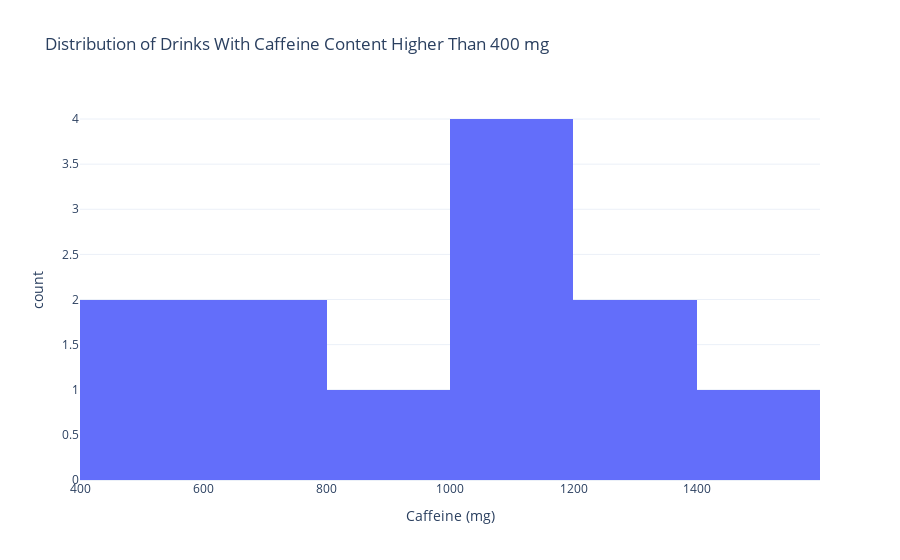

Notebook code cell kept with this figure:
### Markdown cell above
Again we have a long, right-sided tail. This time for Caffeine. Let's zoom in on the tail by looking at any drink with > 400 mg of caffeine.

### Code cell
high_caffeine = caffeine[(caffeine['Caffeine (mg)'] > 400)]

px.histogram(high_caffeine, 
             x = 'Caffeine (mg)', 
             nbins=10, 
             title='Distribution of Drinks With Caffeine Content Higher Than 400 mg', 
             template='plotly_white')

### Figure 1 — Plotly figure (JSON) as saved in the notebook; plotly's stock layout.template omitted (floating-point values rounded to 4 significant figures)
{"data": [{"alignmentgroup": "True", "bingroup": "x", "hovertemplate": "Caffeine (mg)=%{x}<br>count=%{y}<extra></extra>", "legendgroup": "", "marker": {"color": "#636efa", "pattern": {"shape": ""}}, "name": "", "nbinsx": 10, "offsetgroup": "", "orientation": "v", "showlegend": false, "type": "histogram", "x": [430, 640, 928, 1105, 1555, 1101, 728, 1325, 1150, 500, 1182, 1350], "xaxis": "x", "yaxis": "y"}], "layout": {"barmode": "relative", "legend": {"tracegroupgap": 0}, "title": {"text": "Distribution of Drinks With Caffeine Content Higher Than 400 mg"}, "xaxis": {"anchor": "y", "domain": [0, 1], "title": {"text": "Caffeine (mg)"}}, "yaxis": {"anchor": "x", "domain": [0, 1], "title": {"text": "count"}}}}
